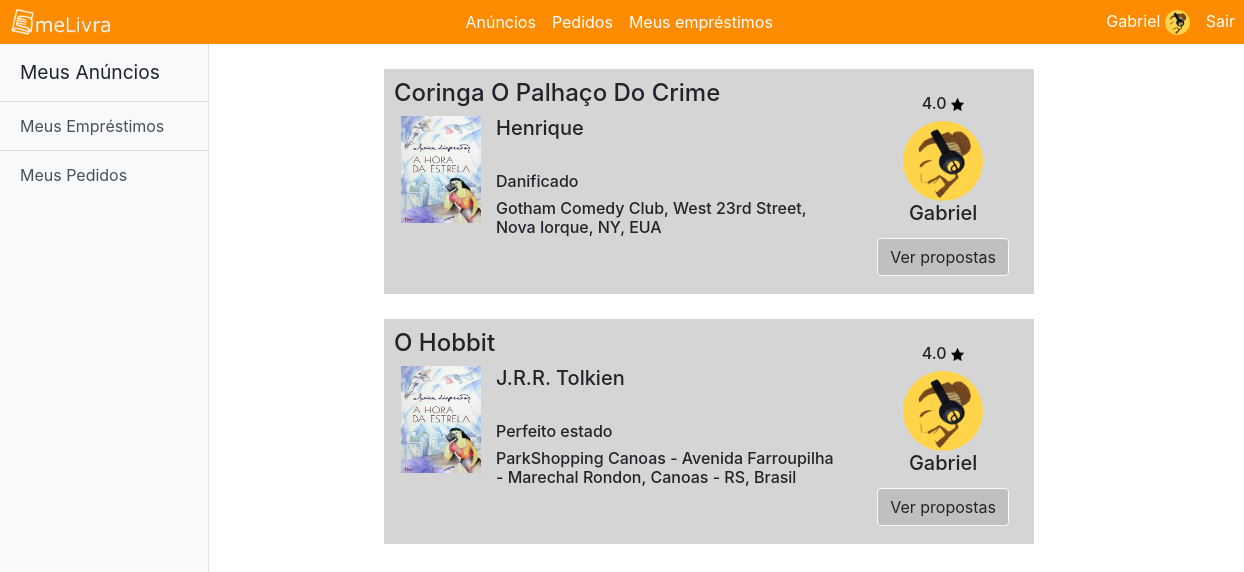
The app's page /PHP/telaMeusAnuncios.php (signed in) with its own data.
### tables this page shows
CREATE TABLE `usuario` (
  `idUsuario` int(11) NOT NULL,
  `nome` varchar(16) DEFAULT NULL,
  `sobrenome` varchar(20) NOT NULL,
  `senha` varchar(250) DEFAULT NULL,
  `email` varchar(60) DEFAULT NULL,
  `admin` char(1) DEFAULT NULL,
  `imagem` varchar(200) DEFAULT NULL,
  `celular` int(11) DEFAULT NULL,
  `nota` float DEFAULT NULL
);

CREATE TABLE `postagem` (
  `idPostagem` int(11) NOT NULL,
  `idUsuario` int(11) DEFAULT NULL,
  `idLivro` int(11) DEFAULT NULL,
  `local` varchar(1000) DEFAULT NULL,
  `dt_entrega` date DEFAULT NULL,
  `estadoLivro` varchar(50) DEFAULT NULL,
  `tipo` char(1) DEFAULT NULL
);

CREATE TABLE `livro` (
  `idLivro` int(11) NOT NULL,
  `titulo` varchar(50) DEFAULT NULL,
  `autor` varchar(60) DEFAULT NULL,
  `sinopse` text,
  `foto` varchar(200) DEFAULT NULL
);

### PHP/telaMeusAnuncios.php (the view, shortened to what this page needs)
?>     <!DOCTYPE html>
    <head>
        <link rel="stylesheet" type="text/css" href="../CSS/estiloBase.css">
       <link rel="stylesheet" href="../bootstrap/css/bootstrap.min.css">
    </head>
    <body>
<?php
  if($_SESSION['email'])
    $email= $_SESSION['email'];
  else header('Location: ../HTML/telaInicial.html');
    $con = mysqli_connect('localhost','id11285427_dezordi','00112233', 'id11285427_melivra');
  if($con){
    $busca = mysqli_query($con, "SELECT nome FROM usuario WHERE email = '$email'") or die(mysqli_error($con));
  $row = mysqli_fetch_array($busca);
$name = $row['nome'];
      $busca2 = mysqli_query($con, "SELECT * FROM usuario WHERE email = '$email'") or die(mysqli_error($con));
      $row2 = mysqli_fetch_array($busca2);
      $idUser = $row2['idUsuario'];
      $onerro="this.src='../Imagens/fotoUser.png'";
}
?>
      <nav class="navbar navbar-expand-md">
      <img class="navbar-brand" src="../Imagens/meLivra - Logo.png">
      <div class="collapse navbar-collapse" id="main-navigation">
        <ul class="navbar-nav justify-content-center d-flex flex-fill">
          <li class="nav-item">
            <a class="nav-link" href="telaAnuncio.php">Anúncios</a>
          </li>
          <li class="nav-item">
            <a class="nav-link" href="telaPedido.php">Pedidos</a>
          </li>
          <li class="nav-item">
            <a class="nav-link" href="#">Meus empréstimos</a>
          </li>
        </ul>
        <ul class="navbar-nav ml:auto">
          <li class="nav-item">
<?php
echo '<div class="nav-link"><a href="#">'.$name.'</a>
<img src="../Imagens/'.$row2['imagem'].'" onerror='.$onerro.'>'
?>
          </li>
          <li class="nav-item">
            <a class="nav-link" href="?link=1">Sair</a>
          </li>
        </ul>
      </div>
    </nav>
        <div id="wrapper" class="d-flex">
            <div id="sidebar-wrapper" class="bg-light border-right">
                <div class="sidebar-heading">Meus Anúncios</div>
                <div class="list-group list-group-flush">
                    <a href="telaEmprestimo.php" class="list-group-item list-group-item-action bg-light">Meus Empréstimos</a>
                    <a href="telaMeusPedidos.php" class="list-group-item list-group-item-action bg-light">Meus Pedidos</a>
                </div>
            </div>
        <header class="page-header header container-fluid">
            <div id="page-content-wrapper">
<?php
    if($con){
        $busca2 = mysqli_query($con, "SELECT * FROM postagem WHERE tipo = 'a' and idUsuario =". $idUser . " ORDER BY idPostagem DESC") or die(mysqli_error($con));
        if(mysqli_num_rows($busca2) > 0 ){
        while($row = mysqli_fetch_array($busca2)){
        $buscaLivro = mysqli_query($con, "SELECT * FROM livro WHERE idLivro= '".$row['idLivro']."'") or die(mysqli_error($con));
        $rowLivro = mysqli_fetch_array($buscaLivro) ;
        $buscaUser = mysqli_query($con, "SELECT * FROM usuario WHERE idUsuario = '".$row['idUsuario']."'") or die(mysqli_error($con));
        $rowUser= mysqli_fetch_array($buscaUser) ;
        $idp= $row['idPostagem'];
            $onerro1="this.src='../Imagens/HoraDaEstrela.jpg'";
        echo '<div class="postagem">
            <div class="dados"><h4>'.$rowLivro['titulo'].'</h4>
                <img class="fotoLivro" src="'.$rowLivro['foto'].'" onerror='.$onerro1.'>
                <h5>'.$rowLivro['autor'].'</h5><br>
                <h6>'.$row['estadoLivro'].'</h6>
                <h6>'.$row['local'].'</h6>
            </div>
            <div class="user">';
          $buscaNota = mysqli_query($con, "SELECT ROUND(AVG(nota),1) AS media FROM avaliacao WHERE idUsuario ='".$rowUser['idUsuario']."'") or die(mysqli_error($con));
          $rowNota= mysqli_fetch_array($buscaNota);
          if (empty($rowNota['media'])){
              echo '<h6> 0 <img class="fotoEstrela" src="../Imagens/estrela.png"></h6>';
          }else{
              echo '<h6>'.$rowNota['media'].' <img class="fotoEstrela" src="../Imagens/estrela.png"></h6>';}
          echo '
             <img class="fotoUser" src="../Imagens/'.$rowUser['imagem'].'" onerror='.$onerro.'>
                <h5>'.$rowUser['nome'].' </h5>
                <a class="btn btn-light" href="../PHP/telaPropostaAnuncio.php?idp='.$idp.'">Ver propostas</a>
          </div>
        </div>';
            }}else {echo 'Não há anúncios seus ainda.';}}
        ?>
            </div>
            </header>
        </div>
    </body>
    </html>

### CSS/estiloBase.css (style rules this page uses)
body { padding: 0px; margin: 0px; }
.navbar-brand { width:105px; height:40px; margin-left: 8px; }
.navbar.navbar-expand-md { background-color: darkorange; margin:0px; padding:1px; }
.nav-link { color:white; }
.nav-link a { color:white; font-style: normal; }
.navbar-collapse { margin-left: 10px; }
#sidebar-wrapper { min-height: 100vh; margin-left: -15rem; -webkit-transition: margin .25s ease-out; -moz-transition: margin .25s ease-out; -o-transition: margin .25s ease-out; transition: margin .25s ease-out; }
#sidebar-wrapper .sidebar-heading { padding: 0.875rem 1.25rem; font-size: 1.2rem; }
#sidebar-wrapper .list-group { width: 13rem; }
#page-content-wrapper { min-width: 80vw; margin: 25px; }
@media (min-width: 560px) { #sidebar-wrapper { margin-left: 0; } }
@media (min-width: 560px) { #page-content-wrapper { min-width: 80vw; margin-left: 10px; } }
.postagem { background-color: #d5d5d5; width:650px; height: 225px; margin:25px; margin-left: 150px; padding:10px; box-shadow: 5px 5px rgba(1,1,1,0); overflow-wrap: break-word; }
.header a { float:right; margin:5px; background-color: silver; }
.fotoLivro { float:left; width:80px; margin-left: 7px; margin-right: 15px; }
.dados { display: inline-block; width:450px; }
.user { display: inline-block; float: right; text-align: center; margin: 10px; margin-top: 15px; }
.fotoUser { height:80px; border-radius: 50%; }
.fotoEstrela { height:13px; }
.nav-link img { height:25px; display: inline-block; border-radius:50%; }

### records on screen
usuario: nome "Gabriel", imagem (picture)
postagem: idLivro.titulo "Coringa O Palhaço Do Crime", idLivro.autor "Henrique", estadoLivro "Danificado", local "Gotham Comedy Club, West 23rd Street, Nova Iorque, NY, EUA", media "4.0", idUsuario.imagem (picture), idUsuario.nome "Gabriel"
postagem: idLivro.titulo "O Hobbit", idLivro.autor "J.R.R. Tolkien", estadoLivro "Perfeito estado", local "ParkShopping Canoas - Avenida Farroupilha - Marechal Rondon, Canoas - RS, Brasil", media "4.0", idUsuario.imagem (picture), idUsuario.nome "Gabriel"
